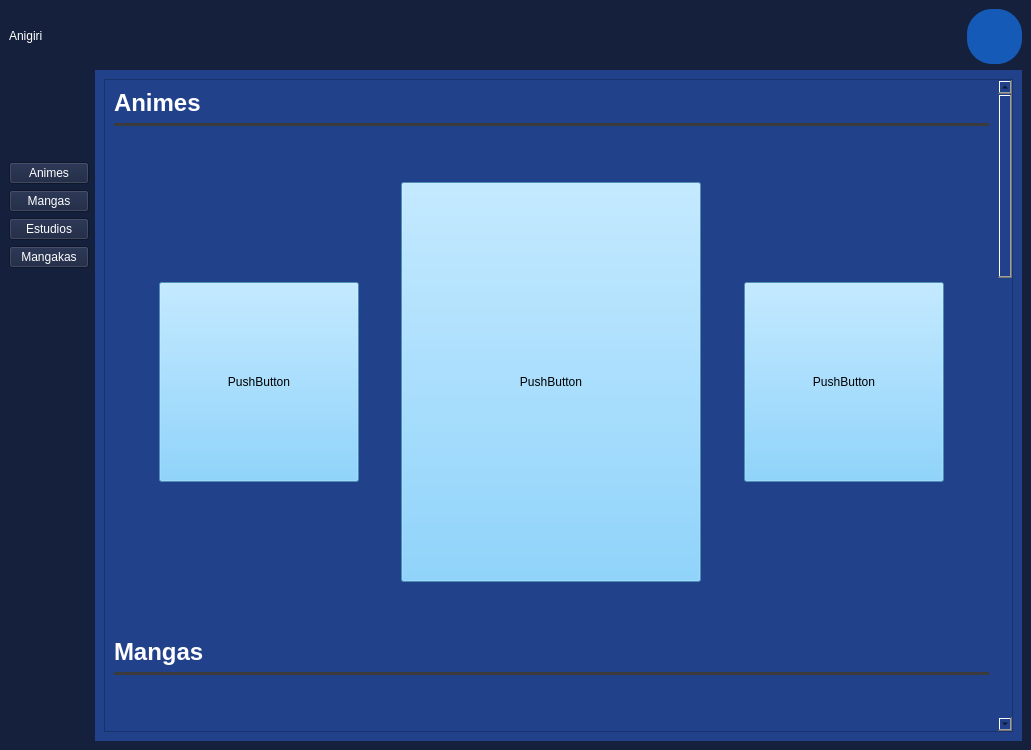
<?xml version="1.0" encoding="UTF-8"?>
<ui version="4.0">
 <class>MainWindow</class>
 <widget class="QMainWindow" name="MainWindow">
  <property name="geometry">
   <rect>
    <x>0</x>
    <y>0</y>
    <width>1031</width>
    <height>750</height>
   </rect>
  </property>
  <property name="minimumSize">
   <size>
    <width>1031</width>
    <height>750</height>
   </size>
  </property>
  <property name="maximumSize">
   <size>
    <width>1031</width>
    <height>750</height>
   </size>
  </property>
  <property name="windowTitle">
   <string>MainWindow</string>
  </property>
  <property name="styleSheet">
   <string notr="true">background-color: rgb(21, 32, 60);</string>
  </property>
  <widget class="QWidget" name="centralwidget">
   <layout class="QGridLayout" name="gridLayout">
    <item row="17" column="1">
     <spacer name="verticalSpacer_5">
      <property name="orientation">
       <enum>Qt::Orientation::Vertical</enum>
      </property>
      <property name="sizeHint" stdset="0">
       <size>
        <width>20</width>
        <height>40</height>
       </size>
      </property>
     </spacer>
    </item>
    <item row="18" column="1">
     <spacer name="verticalSpacer_4">
      <property name="orientation">
       <enum>Qt::Orientation::Vertical</enum>
      </property>
      <property name="sizeHint" stdset="0">
       <size>
        <width>20</width>
        <height>40</height>
       </size>
      </property>
     </spacer>
    </item>
    <item row="0" column="3">
     <spacer name="horizontalSpacer">
      <property name="orientation">
       <enum>Qt::Orientation::Horizontal</enum>
      </property>
      <property name="sizeHint" stdset="0">
       <size>
        <width>40</width>
        <height>20</height>
       </size>
      </property>
     </spacer>
    </item>
    <item row="19" column="1">
     <spacer name="verticalSpacer_3">
      <property name="orientation">
       <enum>Qt::Orientation::Vertical</enum>
      </property>
      <property name="sizeHint" stdset="0">
       <size>
        <width>20</width>
        <height>40</height>
       </size>
      </property>
     </spacer>
    </item>
    <item row="16" column="1">
     <spacer name="verticalSpacer_6">
      <property name="orientation">
       <enum>Qt::Orientation::Vertical</enum>
      </property>
      <property name="sizeHint" stdset="0">
       <size>
        <width>20</width>
        <height>40</height>
       </size>
      </property>
     </spacer>
    </item>
    <item row="3" column="1">
     <spacer name="verticalSpacer">
      <property name="orientation">
       <enum>Qt::Orientation::Vertical</enum>
      </property>
      <property name="sizeHint" stdset="0">
       <size>
        <width>20</width>
        <height>40</height>
       </size>
      </property>
     </spacer>
    </item>
    <item row="6" column="1">
     <widget class="QPushButton" name="mangaButton">
      <property name="styleSheet">
       <string notr="true">color: rgb(255, 255, 255);</string>
      </property>
      <property name="text">
       <string>Mangas</string>
      </property>
     </widget>
    </item>
    <item row="5" column="1">
     <widget class="QPushButton" name="animeButton">
      <property name="styleSheet">
       <string notr="true">color: rgb(255, 255, 255);</string>
      </property>
      <property name="text">
       <string>Animes</string>
      </property>
     </widget>
    </item>
    <item row="3" column="2" rowspan="18" colspan="3">
     <layout class="QGridLayout" name="gridLayout_3">
      <item row="0" column="0">
       <widget class="QWidget" name="widget" native="true">
        <property name="styleSheet">
         <string notr="true">background-color: rgb(34, 65, 139)</string>
        </property>
        <layout class="QGridLayout" name="gridLayout_2" columnstretch="0,0,0">
         <item row="5" column="2">
          <widget class="QScrollArea" name="scrollArea">
           <property name="verticalScrollBarPolicy">
            <enum>Qt::ScrollBarPolicy::ScrollBarAlwaysOn</enum>
           </property>
           <property name="widgetResizable">
            <bool>true</bool>
           </property>
           <widget class="QWidget" name="scrollAreaWidgetContents_2">
            <property name="geometry">
             <rect>
              <x>0</x>
              <y>0</y>
              <width>854</width>
              <height>2224</height>
             </rect>
            </property>
            <layout class="QGridLayout" name="gridLayout_6">
             <item row="10" column="0">
              <widget class="QLabel" name="label_5">
               <property name="styleSheet">
                <string notr="true">font: 18pt &quot;Segoe UI&quot;;
color: rgb(255, 255, 255);</string>
               </property>
               <property name="text">
                <string>&lt;html&gt;&lt;head/&gt;&lt;body&gt;&lt;p&gt;&lt;span style=&quot; font-weight:700;&quot;&gt;Mangakas&lt;/span&gt;&lt;/p&gt;&lt;/body&gt;&lt;/html&gt;</string>
               </property>
              </widget>
             </item>
             <item row="7" column="0">
              <widget class="QLabel" name="label_4">
               <property name="styleSheet">
                <string notr="true">color: rgb(255, 255, 255);</string>
               </property>
               <property name="text">
                <string>&lt;html&gt;&lt;head/&gt;&lt;body&gt;&lt;p&gt;&lt;span style=&quot; font-size:18pt; font-weight:700;&quot;&gt;Estudios&lt;/span&gt;&lt;/p&gt;&lt;/body&gt;&lt;/html&gt;</string>
               </property>
              </widget>
             </item>
             <item row="6" column="0">
              <widget class="QWidget" name="topMangas" native="true">
               <property name="sizePolicy">
                <sizepolicy hsizetype="Expanding" vsizetype="Preferred">
                 <horstretch>0</horstretch>
                 <verstretch>0</verstretch>
                </sizepolicy>
               </property>
               <property name="minimumSize">
                <size>
                 <width>0</width>
                 <height>500</height>
                </size>
               </property>
               <property name="styleSheet">
                <string notr="true"/>
               </property>
               <layout class="QGridLayout" name="gridLayout_5" columnstretch="0,0,0,0,0,0,0,0,0">
                <item row="2" column="2">
                 <spacer name="horizontalSpacer_8">
                  <property name="orientation">
                   <enum>Qt::Orientation::Horizontal</enum>
                  </property>
                  <property name="sizeHint" stdset="0">
                   <size>
                    <width>40</width>
                    <height>20</height>
                   </size>
                  </property>
                 </spacer>
                </item>
                <item row="2" column="7">
                 <widget class="QPushButton" name="mangaTop3">
                  <property name="sizePolicy">
                   <sizepolicy hsizetype="Minimum" vsizetype="Expanding">
                    <horstretch>0</horstretch>
                    <verstretch>0</verstretch>
                   </sizepolicy>
                  </property>
                  <property name="minimumSize">
                   <size>
                    <width>200</width>
                    <height>200</height>
                   </size>
                  </property>
                  <property name="maximumSize">
                   <size>
                    <width>200</width>
                    <height>200</height>
                   </size>
                  </property>
                  <property name="styleSheet">
                   <string notr="true">background-color: rgb(108, 199, 255);</string>
                  </property>
                  <property name="text">
                   <string>PushButton</string>
                  </property>
                 </widget>
                </item>
                <item row="2" column="8">
                 <spacer name="horizontalSpacer_4">
                  <property name="orientation">
                   <enum>Qt::Orientation::Horizontal</enum>
                  </property>
                  <property name="sizeHint" stdset="0">
                   <size>
                    <width>40</width>
                    <height>20</height>
                   </size>
                  </property>
                 </spacer>
                </item>
                <item row="2" column="0">
                 <spacer name="horizontalSpacer_3">
                  <property name="orientation">
                   <enum>Qt::Orientation::Horizontal</enum>
                  </property>
                  <property name="sizeHint" stdset="0">
                   <size>
                    <width>40</width>
                    <height>20</height>
                   </size>
                  </property>
                 </spacer>
                </item>
                <item row="1" column="1" rowspan="3">
                 <widget class="QPushButton" name="mangaTop2">
                  <property name="sizePolicy">
                   <sizepolicy hsizetype="Minimum" vsizetype="Expanding">
                    <horstretch>0</horstretch>
                    <verstretch>0</verstretch>
                   </sizepolicy>
                  </property>
                  <property name="minimumSize">
                   <size>
                    <width>200</width>
                    <height>200</height>
                   </size>
                  </property>
                  <property name="maximumSize">
                   <size>
                    <width>200</width>
                    <height>200</height>
                   </size>
                  </property>
                  <property name="styleSheet">
                   <string notr="true">background-color: rgb(108, 199, 255);</string>
                  </property>
                  <property name="text">
                   <string>PushButton</string>
                  </property>
                 </widget>
                </item>
                <item row="2" column="3">
                 <widget class="QPushButton" name="mangaTop1">
                  <property name="sizePolicy">
                   <sizepolicy hsizetype="Preferred" vsizetype="Expanding">
                    <horstretch>30</horstretch>
                    <verstretch>0</verstretch>
                   </sizepolicy>
                  </property>
                  <property name="minimumSize">
                   <size>
                    <width>300</width>
                    <height>400</height>
                   </size>
                  </property>
                  <property name="maximumSize">
                   <size>
                    <width>300</width>
                    <height>400</height>
                   </size>
                  </property>
                  <property name="styleSheet">
                   <string notr="true">background-color: rgb(108, 199, 255);</string>
                  </property>
                  <property name="text">
                   <string>PushButton</string>
                  </property>
                 </widget>
                </item>
                <item row="0" column="1">
                 <spacer name="verticalSpacer_14">
                  <property name="orientation">
                   <enum>Qt::Orientation::Vertical</enum>
                  </property>
                  <property name="sizeHint" stdset="0">
                   <size>
                    <width>20</width>
                    <height>40</height>
                   </size>
                  </property>
                 </spacer>
                </item>
                <item row="4" column="1">
                 <spacer name="verticalSpacer_15">
                  <property name="orientation">
                   <enum>Qt::Orientation::Vertical</enum>
                  </property>
                  <property name="sizeHint" stdset="0">
                   <size>
                    <width>20</width>
                    <height>40</height>
                   </size>
                  </property>
                 </spacer>
                </item>
                <item row="2" column="5">
                 <spacer name="horizontalSpacer_9">
                  <property name="orientation">
                   <enum>Qt::Orientation::Horizontal</enum>
                  </property>
                  <property name="sizeHint" stdset="0">
                   <size>
                    <width>40</width>
                    <height>20</height>
                   </size>
                  </property>
                 </spacer>
                </item>
               </layout>
              </widget>
             </item>
             <item row="5" column="0">
              <widget class="Line" name="line_3">
               <property name="minimumSize">
                <size>
                 <width>0</width>
                 <height>0</height>
                </size>
               </property>
               <property name="styleSheet">
                <string notr="true">color: rgb(59, 59, 59);</string>
               </property>
               <property name="frameShadow">
                <enum>QFrame::Shadow::Plain</enum>
               </property>
               <property name="lineWidth">
                <number>3</number>
               </property>
               <property name="orientation">
                <enum>Qt::Orientation::Horizontal</enum>
               </property>
              </widget>
             </item>
             <item row="12" column="0">
              <widget class="QWidget" name="topMangakas" native="true">
               <property name="minimumSize">
                <size>
                 <width>0</width>
                 <height>500</height>
                </size>
               </property>
               <property name="styleSheet">
                <string notr="true"/>
               </property>
               <layout class="QGridLayout" name="gridLayout_8" columnstretch="0,0,0,0,0,0,0">
                <item row="1" column="6">
                 <spacer name="horizontalSpacer_26">
                  <property name="orientation">
                   <enum>Qt::Orientation::Horizontal</enum>
                  </property>
                  <property name="sizeHint" stdset="0">
                   <size>
                    <width>40</width>
                    <height>20</height>
                   </size>
                  </property>
                 </spacer>
                </item>
                <item row="1" column="5">
                 <widget class="QPushButton" name="mangakaTop3">
                  <property name="sizePolicy">
                   <sizepolicy hsizetype="Preferred" vsizetype="Expanding">
                    <horstretch>0</horstretch>
                    <verstretch>0</verstretch>
                   </sizepolicy>
                  </property>
                  <property name="minimumSize">
                   <size>
                    <width>200</width>
                    <height>200</height>
                   </size>
                  </property>
                  <property name="maximumSize">
                   <size>
                    <width>200</width>
                    <height>200</height>
                   </size>
                  </property>
                  <property name="styleSheet">
                   <string notr="true">background-color: rgb(108, 199, 255);</string>
                  </property>
                  <property name="text">
                   <string>PushButton</string>
                  </property>
                 </widget>
                </item>
                <item row="0" column="1">
                 <spacer name="horizontalSpacer_28">
                  <property name="orientation">
                   <enum>Qt::Orientation::Horizontal</enum>
                  </property>
                  <property name="sizeHint" stdset="0">
                   <size>
                    <width>40</width>
                    <height>20</height>
                   </size>
                  </property>
                 </spacer>
                </item>
                <item row="1" column="0">
                 <spacer name="horizontalSpacer_24">
                  <property name="orientation">
                   <enum>Qt::Orientation::Horizontal</enum>
                  </property>
                  <property name="sizeHint" stdset="0">
                   <size>
                    <width>40</width>
                    <height>20</height>
                   </size>
                  </property>
                 </spacer>
                </item>
                <item row="1" column="4">
                 <spacer name="horizontalSpacer_27">
                  <property name="orientation">
                   <enum>Qt::Orientation::Horizontal</enum>
                  </property>
                  <property name="sizeHint" stdset="0">
                   <size>
                    <width>40</width>
                    <height>20</height>
                   </size>
                  </property>
                 </spacer>
                </item>
                <item row="1" column="2">
                 <spacer name="horizontalSpacer_25">
                  <property name="orientation">
                   <enum>Qt::Orientation::Horizontal</enum>
                  </property>
                  <property name="sizeHint" stdset="0">
                   <size>
                    <width>40</width>
                    <height>20</height>
                   </size>
                  </property>
                 </spacer>
                </item>
                <item row="1" column="1">
                 <widget class="QPushButton" name="mangakaTop2">
                  <property name="sizePolicy">
                   <sizepolicy hsizetype="Minimum" vsizetype="Expanding">
                    <horstretch>0</horstretch>
                    <verstretch>0</verstretch>
                   </sizepolicy>
                  </property>
                  <property name="minimumSize">
                   <size>
                    <width>200</width>
                    <height>200</height>
                   </size>
                  </property>
                  <property name="maximumSize">
                   <size>
                    <width>200</width>
                    <height>200</height>
                   </size>
                  </property>
                  <property name="styleSheet">
                   <string notr="true">background-color: rgb(108, 199, 255);</string>
                  </property>
                  <property name="text">
                   <string>PushButton</string>
                  </property>
                 </widget>
                </item>
                <item row="0" column="5">
                 <spacer name="horizontalSpacer_29">
                  <property name="orientation">
                   <enum>Qt::Orientation::Horizontal</enum>
                  </property>
                  <property name="sizeHint" stdset="0">
                   <size>
                    <width>40</width>
                    <height>20</height>
                   </size>
                  </property>
                 </spacer>
                </item>
                <item row="2" column="5">
                 <spacer name="horizontalSpacer_30">
                  <property name="orientation">
                   <enum>Qt::Orientation::Horizontal</enum>
                  </property>
                  <property name="sizeHint" stdset="0">
                   <size>
                    <width>40</width>
                    <height>20</height>
                   </size>
                  </property>
                 </spacer>
                </item>
                <item row="0" column="3" rowspan="3">
                 <widget class="QPushButton" name="mangakaTop1">
                  <property name="sizePolicy">
                   <sizepolicy hsizetype="Preferred" vsizetype="Expanding">
                    <horstretch>0</horstretch>
                    <verstretch>0</verstretch>
                   </sizepolicy>
                  </property>
                  <property name="minimumSize">
                   <size>
                    <width>300</width>
                    <height>400</height>
                   </size>
                  </property>
                  <property name="maximumSize">
                   <size>
                    <width>300</width>
                    <height>400</height>
                   </size>
                  </property>
                  <property name="styleSheet">
                   <string notr="true">background-color: rgb(108, 199, 255);</string>
                  </property>
                  <property name="text">
                   <string>PushButton</string>
                  </property>
                 </widget>
                </item>
               </layout>
              </widget>
             </item>
             <item row="1" column="0">
              <widget class="Line" name="line_4">
               <property name="minimumSize">
                <size>
                 <width>0</width>
                 <height>0</height>
                </size>
               </property>
               <property name="styleSheet">
                <string notr="true">color: rgb(59, 59, 59);</string>
               </property>
               <property name="frameShadow">
                <enum>QFrame::Shadow::Plain</enum>
               </property>
               <property name="lineWidth">
                <number>3</number>
               </property>
               <property name="orientation">
                <enum>Qt::Orientation::Horizontal</enum>
               </property>
              </widget>
             </item>
             <item row="11" column="0">
              <widget class="Line" name="line_2">
               <property name="minimumSize">
                <size>
                 <width>0</width>
                 <height>0</height>
                </size>
               </property>
               <property name="styleSheet">
                <string notr="true">color: rgb(59, 59, 59);</string>
               </property>
               <property name="frameShadow">
                <enum>QFrame::Shadow::Plain</enum>
               </property>
               <property name="lineWidth">
                <number>3</number>
               </property>
               <property name="orientation">
                <enum>Qt::Orientation::Horizontal</enum>
               </property>
              </widget>
             </item>
             <item row="9" column="0">
              <widget class="QWidget" name="topEstudios" native="true">
               <property name="minimumSize">
                <size>
                 <width>0</width>
                 <height>500</height>
                </size>
               </property>
               <property name="styleSheet">
                <string notr="true"/>
               </property>
               <layout class="QGridLayout" name="gridLayout_7" columnstretch="0,0,0,0,0,0,0">
                <item row="1" column="0">
                 <spacer name="horizontalSpacer_16">
                  <property name="orientation">
                   <enum>Qt::Orientation::Horizontal</enum>
                  </property>
                  <property name="sizeHint" stdset="0">
                   <size>
                    <width>40</width>
                    <height>20</height>
                   </size>
                  </property>
                 </spacer>
                </item>
                <item row="1" column="5">
                 <widget class="QPushButton" name="estudiosTop3">
                  <property name="sizePolicy">
                   <sizepolicy hsizetype="Minimum" vsizetype="Expanding">
                    <horstretch>0</horstretch>
                    <verstretch>0</verstretch>
                   </sizepolicy>
                  </property>
                  <property name="minimumSize">
                   <size>
                    <width>200</width>
                    <height>200</height>
                   </size>
                  </property>
                  <property name="maximumSize">
                   <size>
                    <width>200</width>
                    <height>200</height>
                   </size>
                  </property>
                  <property name="styleSheet">
                   <string notr="true">background-color: rgb(108, 199, 255);</string>
                  </property>
                  <property name="text">
                   <string>PushButton</string>
                  </property>
                 </widget>
                </item>
                <item row="1" column="1">
                 <widget class="QPushButton" name="estudiosTop2">
                  <property name="sizePolicy">
                   <sizepolicy hsizetype="Minimum" vsizetype="Expanding">
                    <horstretch>0</horstretch>
                    <verstretch>0</verstretch>
                   </sizepolicy>
                  </property>
                  <property name="minimumSize">
                   <size>
                    <width>200</width>
                    <height>200</height>
                   </size>
                  </property>
                  <property name="maximumSize">
                   <size>
                    <width>200</width>
                    <height>200</height>
                   </size>
                  </property>
                  <property name="styleSheet">
                   <string notr="true">background-color: rgb(108, 199, 255);</string>
                  </property>
                  <property name="text">
                   <string>PushButton</string>
                  </property>
                 </widget>
                </item>
                <item row="1" column="6">
                 <spacer name="horizontalSpacer_19">
                  <property name="orientation">
                   <enum>Qt::Orientation::Horizontal</enum>
                  </property>
                  <property name="sizeHint" stdset="0">
                   <size>
                    <width>40</width>
                    <height>20</height>
                   </size>
                  </property>
                 </spacer>
                </item>
                <item row="1" column="2">
                 <spacer name="horizontalSpacer_17">
                  <property name="orientation">
                   <enum>Qt::Orientation::Horizontal</enum>
                  </property>
                  <property name="sizeHint" stdset="0">
                   <size>
                    <width>40</width>
                    <height>20</height>
                   </size>
                  </property>
                 </spacer>
                </item>
                <item row="1" column="4">
                 <spacer name="horizontalSpacer_20">
                  <property name="orientation">
                   <enum>Qt::Orientation::Horizontal</enum>
                  </property>
                  <property name="sizeHint" stdset="0">
                   <size>
                    <width>40</width>
                    <height>20</height>
                   </size>
                  </property>
                 </spacer>
                </item>
                <item row="0" column="3" rowspan="3">
                 <widget class="QPushButton" name="estudiosTop1">
                  <property name="sizePolicy">
                   <sizepolicy hsizetype="Preferred" vsizetype="Expanding">
                    <horstretch>0</horstretch>
                    <verstretch>0</verstretch>
                   </sizepolicy>
                  </property>
                  <property name="minimumSize">
                   <size>
                    <width>300</width>
                    <height>400</height>
                   </size>
                  </property>
                  <property name="maximumSize">
                   <size>
                    <width>300</width>
                    <height>400</height>
                   </size>
                  </property>
                  <property name="styleSheet">
                   <string notr="true">background-color: rgb(108, 199, 255);</string>
                  </property>
                  <property name="text">
                   <string>PushButton</string>
                  </property>
                 </widget>
                </item>
               </layout>
              </widget>
             </item>
             <item row="8" column="0">
              <widget class="Line" name="line">
               <property name="minimumSize">
                <size>
                 <width>0</width>
                 <height>0</height>
                </size>
               </property>
               <property name="styleSheet">
                <string notr="true">color: rgb(59, 59, 59);</string>
               </property>
               <property name="frameShadow">
                <enum>QFrame::Shadow::Plain</enum>
               </property>
               <property name="lineWidth">
                <number>3</number>
               </property>
               <property name="orientation">
                <enum>Qt::Orientation::Horizontal</enum>
               </property>
              </widget>
             </item>
             <item row="0" column="0">
              <widget class="QLabel" name="label_2">
               <property name="styleSheet">
                <string notr="true">color: rgb(255, 255, 255);</string>
               </property>
               <property name="text">
                <string>&lt;html&gt;&lt;head/&gt;&lt;body&gt;&lt;p&gt;&lt;span style=&quot; font-size:18pt; font-weight:700;&quot;&gt;Animes&lt;/span&gt;&lt;/p&gt;&lt;/body&gt;&lt;/html&gt;</string>
               </property>
              </widget>
             </item>
             <item row="4" column="0">
              <widget class="QLabel" name="label_3">
               <property name="styleSheet">
                <string notr="true">color: rgb(255, 255, 255);</string>
               </property>
               <property name="text">
                <string>&lt;html&gt;&lt;head/&gt;&lt;body&gt;&lt;p&gt;&lt;span style=&quot; font-size:18pt; font-weight:700;&quot;&gt;Mangas&lt;/span&gt;&lt;/p&gt;&lt;/body&gt;&lt;/html&gt;</string>
               </property>
              </widget>
             </item>
             <item row="2" column="0">
              <widget class="QWidget" name="topAnimes" native="true">
               <property name="enabled">
                <bool>true</bool>
               </property>
               <property name="sizePolicy">
                <sizepolicy hsizetype="Expanding" vsizetype="Fixed">
                 <horstretch>0</horstretch>
                 <verstretch>0</verstretch>
                </sizepolicy>
               </property>
               <property name="minimumSize">
                <size>
                 <width>0</width>
                 <height>500</height>
                </size>
               </property>
               <property name="styleSheet">
                <string notr="true"/>
               </property>
               <layout class="QGridLayout" name="gridLayout_4" rowstretch="0,0,0,0,0,0,0" columnstretch="0,0,0,0,0,0,0,0,0">
                <item row="2" column="0">
                 <spacer name="verticalSpacer_13">
                  <property name="orientation">
                   <enum>Qt::Orientation::Vertical</enum>
                  </property>
                  <property name="sizeHint" stdset="0">
                   <size>
                    <width>20</width>
                    <height>40</height>
                   </size>
                  </property>
                 </spacer>
                </item>
                <item row="0" column="1">
                 <spacer name="verticalSpacer_9">
                  <property name="orientation">
                   <enum>Qt::Orientation::Vertical</enum>
                  </property>
                  <property name="sizeHint" stdset="0">
                   <size>
                    <width>20</width>
                    <height>40</height>
                   </size>
                  </property>
                 </spacer>
                </item>
                <item row="2" column="7" rowspan="3">
                 <widget class="QPushButton" name="animeTop3">
                  <property name="sizePolicy">
                   <sizepolicy hsizetype="Minimum" vsizetype="Expanding">
                    <horstretch>0</horstretch>
                    <verstretch>0</verstretch>
                   </sizepolicy>
                  </property>
                  <property name="minimumSize">
                   <size>
                    <width>200</width>
                    <height>200</height>
                   </size>
                  </property>
                  <property name="maximumSize">
                   <size>
                    <width>200</width>
                    <height>200</height>
                   </size>
                  </property>
                  <property name="styleSheet">
                   <string notr="true">background-color: rgb(108, 199, 255);</string>
                  </property>
                  <property name="text">
                   <string>PushButton</string>
                  </property>
                 </widget>
                </item>
                <item row="3" column="6">
                 <spacer name="horizontalSpacer_14">
                  <property name="orientation">
                   <enum>Qt::Orientation::Horizontal</enum>
                  </property>
                  <property name="sizeHint" stdset="0">
                   <size>
                    <width>40</width>
                    <height>20</height>
                   </size>
                  </property>
                 </spacer>
                </item>
                <item row="3" column="0">
                 <spacer name="horizontalSpacer_11">
                  <property name="orientation">
                   <enum>Qt::Orientation::Horizontal</enum>
                  </property>
                  <property name="sizeHint" stdset="0">
                   <size>
                    <width>40</width>
                    <height>20</height>
                   </size>
                  </property>
                 </spacer>
                </item>
                <item row="3" column="2">
                 <spacer name="horizontalSpacer_13">
                  <property name="orientation">
                   <enum>Qt::Orientation::Horizontal</enum>
                  </property>
                  <property name="sizeHint" stdset="0">
                   <size>
                    <width>40</width>
                    <height>20</height>
                   </size>
                  </property>
                 </spacer>
                </item>
                <item row="6" column="1">
                 <spacer name="verticalSpacer_11">
                  <property name="orientation">
                   <enum>Qt::Orientation::Vertical</enum>
                  </property>
                  <property name="sizeHint" stdset="0">
                   <size>
                    <width>20</width>
                    <height>40</height>
                   </size>
                  </property>
                 </spacer>
                </item>
                <item row="1" column="3" rowspan="5" colspan="3">
                 <widget class="QPushButton" name="animeTop1">
                  <property name="sizePolicy">
                   <sizepolicy hsizetype="Preferred" vsizetype="Expanding">
                    <horstretch>0</horstretch>
                    <verstretch>0</verstretch>
                   </sizepolicy>
                  </property>
                  <property name="minimumSize">
                   <size>
                    <width>300</width>
                    <height>400</height>
                   </size>
                  </property>
                  <property name="maximumSize">
                   <size>
                    <width>300</width>
                    <height>400</height>
                   </size>
                  </property>
                  <property name="styleSheet">
                   <string notr="true">background-color: rgb(108, 199, 255);</string>
                  </property>
                  <property name="text">
                   <string>PushButton</string>
                  </property>
                 </widget>
                </item>
                <item row="2" column="1" rowspan="3">
                 <widget class="QPushButton" name="animeTop2">
                  <property name="sizePolicy">
                   <sizepolicy hsizetype="Minimum" vsizetype="Expanding">
                    <horstretch>0</horstretch>
                    <verstretch>0</verstretch>
                   </sizepolicy>
                  </property>
                  <property name="minimumSize">
                   <size>
                    <width>200</width>
                    <height>200</height>
                   </size>
                  </property>
                  <property name="maximumSize">
                   <size>
                    <width>200</width>
                    <height>200</height>
                   </size>
                  </property>
                  <property name="styleSheet">
                   <string notr="true">background-color: rgb(108, 199, 255);</string>
                  </property>
                  <property name="text">
                   <string>PushButton</string>
                  </property>
                 </widget>
                </item>
                <item row="1" column="0">
                 <spacer name="verticalSpacer_7">
                  <property name="orientation">
                   <enum>Qt::Orientation::Vertical</enum>
                  </property>
                  <property name="sizeHint" stdset="0">
                   <size>
                    <width>20</width>
                    <height>40</height>
                   </size>
                  </property>
                 </spacer>
                </item>
                <item row="5" column="0">
                 <spacer name="verticalSpacer_10">
                  <property name="orientation">
                   <enum>Qt::Orientation::Vertical</enum>
                  </property>
                  <property name="sizeHint" stdset="0">
                   <size>
                    <width>20</width>
                    <height>40</height>
                   </size>
                  </property>
                 </spacer>
                </item>
                <item row="3" column="8">
                 <spacer name="horizontalSpacer_12">
                  <property name="orientation">
                   <enum>Qt::Orientation::Horizontal</enum>
                  </property>
                  <property name="sizeHint" stdset="0">
                   <size>
                    <width>40</width>
                    <height>20</height>
                   </size>
                  </property>
                 </spacer>
                </item>
                <item row="6" column="7">
                 <spacer name="verticalSpacer_8">
                  <property name="orientation">
                   <enum>Qt::Orientation::Vertical</enum>
                  </property>
                  <property name="sizeHint" stdset="0">
                   <size>
                    <width>20</width>
                    <height>40</height>
                   </size>
                  </property>
                 </spacer>
                </item>
                <item row="4" column="0">
                 <spacer name="verticalSpacer_12">
                  <property name="orientation">
                   <enum>Qt::Orientation::Vertical</enum>
                  </property>
                  <property name="sizeHint" stdset="0">
                   <size>
                    <width>20</width>
                    <height>40</height>
                   </size>
                  </property>
                 </spacer>
                </item>
               </layout>
              </widget>
             </item>
            </layout>
           </widget>
          </widget>
         </item>
        </layout>
       </widget>
      </item>
     </layout>
    </item>
    <item row="0" column="1" rowspan="2">
     <widget class="QLabel" name="label">
      <property name="styleSheet">
       <string notr="true">font: 24pt &quot;Pinky Show&quot;;
color: rgb(255, 255, 255);</string>
      </property>
      <property name="text">
       <string>&lt;html&gt;&lt;head/&gt;&lt;body&gt;&lt;p&gt;Anigiri&lt;/p&gt;&lt;/body&gt;&lt;/html&gt;</string>
      </property>
     </widget>
    </item>
    <item row="20" column="1">
     <spacer name="verticalSpacer_2">
      <property name="orientation">
       <enum>Qt::Orientation::Vertical</enum>
      </property>
      <property name="sizeHint" stdset="0">
       <size>
        <width>20</width>
        <height>40</height>
       </size>
      </property>
     </spacer>
    </item>
    <item row="1" column="3">
     <spacer name="horizontalSpacer_2">
      <property name="orientation">
       <enum>Qt::Orientation::Horizontal</enum>
      </property>
      <property name="sizeHint" stdset="0">
       <size>
        <width>40</width>
        <height>20</height>
       </size>
      </property>
     </spacer>
    </item>
    <item row="0" column="4" rowspan="2">
     <widget class="QPushButton" name="userButton">
      <property name="minimumSize">
       <size>
        <width>55</width>
        <height>55</height>
       </size>
      </property>
      <property name="styleSheet">
       <string notr="true">QPushButton {
    border-radius: 25px; 
    background-color: rgb(20, 90, 182); 
    color: white; 
    border: none; 
    font-size: 14px;
}</string>
      </property>
      <property name="text">
       <string/>
      </property>
      <property name="icon">
       <iconset theme="QIcon::ThemeIcon::UserAvailable"/>
      </property>
      <property name="iconSize">
       <size>
        <width>30</width>
        <height>30</height>
       </size>
      </property>
     </widget>
    </item>
    <item row="8" column="1">
     <widget class="QPushButton" name="mangakaButton">
      <property name="styleSheet">
       <string notr="true">color: rgb(255, 255, 255);</string>
      </property>
      <property name="text">
       <string>Mangakas</string>
      </property>
     </widget>
    </item>
    <item row="7" column="1">
     <widget class="QPushButton" name="estudioButton">
      <property name="styleSheet">
       <string notr="true">color: rgb(255, 255, 255);</string>
      </property>
      <property name="text">
       <string>Estudios</string>
      </property>
     </widget>
    </item>
   </layout>
  </widget>
 </widget>
 <resources/>
 <connections/>
</ui>
